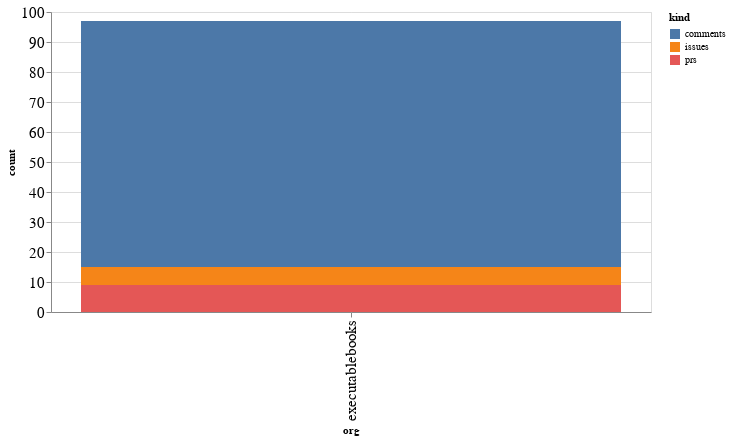

This figure's notebook cell:
### Code cell
alt.Chart(org_summaries, width=600).mark_bar().encode(
    x='org',
    y='count',
    color='kind',
    tooltip="org"
)

### Figure 1 — Vega-Lite specification as saved in the notebook (floating-point values rounded to 4 significant figures)
{"config": {"axisLeft": {"labelFontSize": 15}, "axisBottom": {"labelFontSize": 15}}, "data": {"name": "data-148241bc590454364dbb8f6f3c1250c6"}, "mark": "bar", "encoding": {"color": {"type": "nominal", "field": "kind"}, "tooltip": {"type": "nominal", "field": "org"}, "x": {"type": "nominal", "field": "org"}, "y": {"type": "quantitative", "field": "count"}}, "width": 600, "$schema": "https://vega.github.io/schema/vega-lite/v4.8.1.json", "datasets": {"data-148241bc590454364dbb8f6f3c1250c6": [{"org": "executablebooks", "kind": "comments", "count": 82}, {"org": "executablebooks", "kind": "issues", "count": 6}, {"org": "executablebooks", "kind": "prs", "count": 9}]}}
